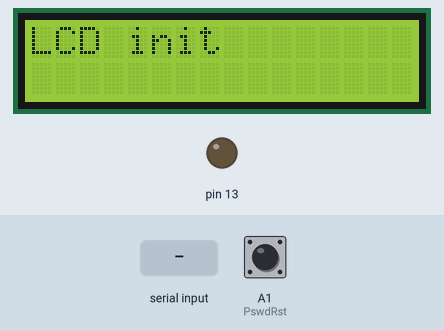
This sketch was run on a simulated Arduino Mega 2560, built with avr-gcc and run on an emulated ATmega2560. On the bench: 16×2 character LCD, output pins drawn as LEDs (lit = HIGH). The inputs (shaded band) are chosen by the test bench; at power-on: A1 (PswdRst) HIGH. The modem accepts every AT command (registered, SIM ready, sends succeed) and sends nothing else; what the sketch prints to the serial monitor is not drawn.

Above: at 11.5 s.
11.6 s: A1 (PswdRst) pulled LOW for 3.2 s
At 15.8 s:
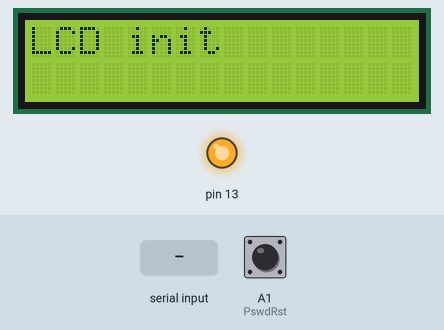
17.3 s: "OK" received over the second serial link
20.3 s: "READY" received over the second serial link
23.3 s: "+CMT" received over the second serial link
Timing chart, 0 to 26.3 s (numbered marks = the images above; inputs shaded):
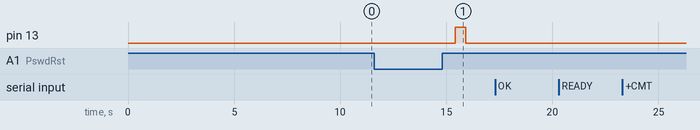

Measured:
- after the input at 11.6 s, pin 13: LOW → HIGH after 3.8 s, → LOW 0.50 s later
- after the input at 17.3 s, every drawn part: stays the same
- after the input at 20.3 s, every drawn part: stays the same
- after the input at 23.3 s, every drawn part: stays the same

The sketch:

VTMS_code.ino
```cpp
#include <TinyGPS++.h>
#include <OneButton.h>
#include <EEPROMex.h>
#include <SoftwareSerial.h>
#include <LiquidCrystal_I2C.h>

#define PswdRst A1
#define pinLen 4
#define gsmSerial Serial2
#define gpsSerial Serial1

OneButton passwordResetButton(PswdRst, true);
TinyGPSPlus gps;
LiquidCrystal_I2C lcd(0x3f, 16, 2);


const unsigned long locationInterval = 1000;
unsigned long previousTime = 0;

String message;
String mobile;
int addressPin;
String pin;
bool resetPassword = false;
bool validLocation = false;
bool temp = false;

void setup()
{
  pinMode(13, OUTPUT);
  Serial .begin(9600);
  gpsSerial.begin(9600);
  digitalWrite(13, LOW);
  initLCD();
  initEEPROM();
  delay(200);
  initGSM();
  delay(100);
  gsmSerial.begin(9600);

  passwordResetButton.attachLongPressStop(onPswdRstLongClick);
  temp = false;
}

void loop()
{

  passwordResetButton.tick();


  updateSerial();
  while (temp)
  {
    Serial.println("Fetching Location");
    while (gpsSerial.available() > 0)
    {
      gps.encode(gpsSerial.read());
      if (gps.location.isUpdated())
      {
        temp = false;
        digitalWrite(13, HIGH);
        tracking();
      }
      if (!temp)
        break;
    }
  }
  digitalWrite(13, LOW);
}


void tracking() {
  float _lat = gps.location.lat();
  float _lng = gps.location.lng();
  String msg = "Location is: \nlat:" + String (_lat) + "\nlng: " + String (_lng);
  if (mobile != NULL) {
    sendMsg(mobile, msg);
  }
}

void initLCD() {
  lcd.init();
  lcd.backlight();
  lcd.clear();
  lcd.setCursor(0, 0);
  lcd.print("LCD init");
  delay(500);
}

void printLCD(String msg) {
  Serial.println(msg);
}

void initEEPROM() {
  addressPin = EEPROM.getAddress(sizeof(char) * pinLen);
  pin = read_PinEEPROM(addressPin);
  if (pin == "") {
    Serial.println("empty");
  }
  printLCD("EEPROM init");
  Serial.println(pin);
}


void initGSM() {
  gsmSerial.begin(9600);
  delay(200);
  int at_flag = 1;
  while (at_flag) {
    printLCD("Checking GSM");
    gsmSerial.println("AT");
    delay(500);
    while (gsmSerial.available())
    {
      if (gsmSerial.readString().indexOf("OK") != -1) {
        at_flag = 0;
        printLCD("GSM Found");
      }
    }
  }

  int signal_flag = 1;
  while (signal_flag) {
    printLCD("Finding Network...");
    gsmSerial.println("AT+CPIN?"); //turn off echo
    delay(500);
    while (gsmSerial.available())
    {
      if (gsmSerial.readString().indexOf("READY") != -1) {
        signal_flag = 0;
        printLCD("Network Found");
      }
    }
  }

  int echo_flag = 1;
  while (echo_flag) {
    printLCD("Disabling Echo...");
    gsmSerial.println("ATE0"); //turn off echo
    delay(500);
    while (gsmSerial.available())
    {
      if (gsmSerial.readString().indexOf("OK") != -1) {
        echo_flag = 0;
        printLCD("Echo OFF");
      }
    }
  }


  int settingSave_flag = 1;
  while (settingSave_flag) {
    gsmSerial.println("AT&W");
    delay(500);
    while (gsmSerial.available())
    {
      if (gsmSerial.readString().indexOf("OK") != -1) {
        settingSave_flag = 0;
        printLCD("Setting Saved");
      }
    }
  }

  receiveMsg();
}


void onPswdRstLongClick() {
  digitalWrite(13, HIGH);
  resetPassword = true;
  Serial.println("Password reset Mode on");
}

void updateSerial()
{
  Serial.println("Update Serial working");
  delay(500);


  while (gsmSerial.available())
  {
    message = gsmSerial.readString();
    processMessage();
  }
}


void processMessage() {
  int i = message.indexOf("+CMT");
  mobile = message.substring(9, 22);
  message.toLowerCase();
  int h = message.indexOf("help");
  printLCD(mobile);
  if (h != -1) {
    printLCD("Help");
    sendMsg(mobile, "Help Message");
  }
  else if (!resetPassword) {
    pin = read_PinEEPROM(addressPin);
    delay(500);
    if (i != -1) {
      if (pin != "") {
        message.toLowerCase();
        int j = message.indexOf("track " + pin);
        int pn = message.indexOf("track" + pin);
        int t = message.indexOf("track");
        if (j != -1 || pn != -1) {
          printLCD("Track Pin received");
          temp = true;
        }
        else if (t != -1) {
          printLCD("Incorrect Pin");
          sendMsg(mobile, "Incorrect Pin entered\nSend 'Help' to get more info.");
          receiveMsg();
        }
        else if (t == -1) {
          printLCD("Message not recognised");
          sendMsg(mobile, "Your message was not recognised, please send 'Help' for help");
          receiveMsg();
        }
      }
      else {

        message.toLowerCase();
        int p = message.indexOf("pin");
        if (p != -1) {
          String newPin = message.substring(p + 4, p + 8);
          Serial.print("********MSG: "); Serial.println(message);
          Serial.print("$$$$$$ Pin: "); Serial.println(newPin);
          write_PinEEPROM(addressPin, message.substring(p + 4, p + 8)); // newPin = message.substring(p + 4, p + 8)
          printLCD("new pin " + message.substring(p + 4, p + 8));
          delay(500);

          sendMsg(mobile, "Your pin has been set to " + message.substring(p + 4, p + 8));
          receiveMsg();

        }
        else {
          printLCD("Pin not found");
          sendMsg(mobile, "Please set 4 digit pin first. Send the following command to device to set the pin by replacing 'X' with the digits:\nPin XXXX");
        }
      }
    }
  }
  else {
    message.toLowerCase();
    int newPinIndex = message.indexOf("new pin");
    if (newPinIndex != -1) {
      clearEEPROMPin(addressPin);
      write_PinEEPROM(addressPin, message.substring(newPinIndex + 8, newPinIndex + 12));//String new_Pin = message.substring(newPinIndex + 8, newPinIndex + 12);
      printLCD("new pin " + message.substring(newPinIndex + 8, newPinIndex + 12));
      String pinChangesMsg = "New Pin Changed to " + message.substring(newPinIndex + 8, newPinIndex + 12);
      sendMsg(mobile, pinChangesMsg );
      resetPassword = false;
      Serial.println("Password reset Mode off");
      digitalWrite(13, LOW);
    }
    else {
      resetPassword = false;
      digitalWrite(13, LOW);
      printLCD("Unable to set new pin.");
      sendMsg(mobile, "Invalid format.Use format:\nNew Pin XXXX");
    }
  }
}

void sendMsg(String mobile, String msg) {
  gsmSerial.println("AT+CMGS=\"" + mobile + "\"\r"); //Mobile phone number to send message
  delay(1000);
  gsmSerial.println(msg);                        // This is the message to be sent.
  delay(1000);
  gsmSerial.println((char)26);                       // ASCII code of CTRL+Z to finalized the sending of sms
  delay(1000);

}

void receiveMsg() {
  int receive_flag = 1;
  while (receive_flag) {
    delay(100);
    gsmSerial.println("AT+CMGF=1"); // Configuring TEXT mode
    gsmSerial.println("AT+CNMI=1,2,0,0,0"); // Decides how newly arrived SMS messages should be handled
    while (gsmSerial.available()) {
      if (gsmSerial.readString().indexOf("OK") != -1) {
        receive_flag = 0;
        printLCD("Ready");
      }
    }
  }
}

bool write_PinEEPROM(int Addr, String input) {
  char charbuf[pinLen + 1];
  input.toCharArray(charbuf, pinLen + 1);
  return EEPROM.writeBlock<char>(Addr, charbuf, pinLen + 1);
}


String read_PinEEPROM(int Addr) {
  String outputEEPROM;
  char output[] = "    ";
  byte outputByte;
  outputByte = EEPROM.read(Addr);
  Serial.print("Output byte: "); Serial.println(outputByte);
  if (outputByte == 255 || outputByte == 0) {
    Serial.println("empty one");
    outputEEPROM = "";
  }
  else {

    Serial.println("Non empty");
    EEPROM.readBlock<char>(Addr, output, pinLen);
    outputEEPROM = String (output);
    Serial.print("Output Pin: "); Serial.println(outputEEPROM);
  }

  return outputEEPROM;
}


void clearEEPROMPin(int address) {
  for (int i = address; i < address + pinLen + 1; i++) {
    EEPROM.write(i, 0);
  }
}
```
